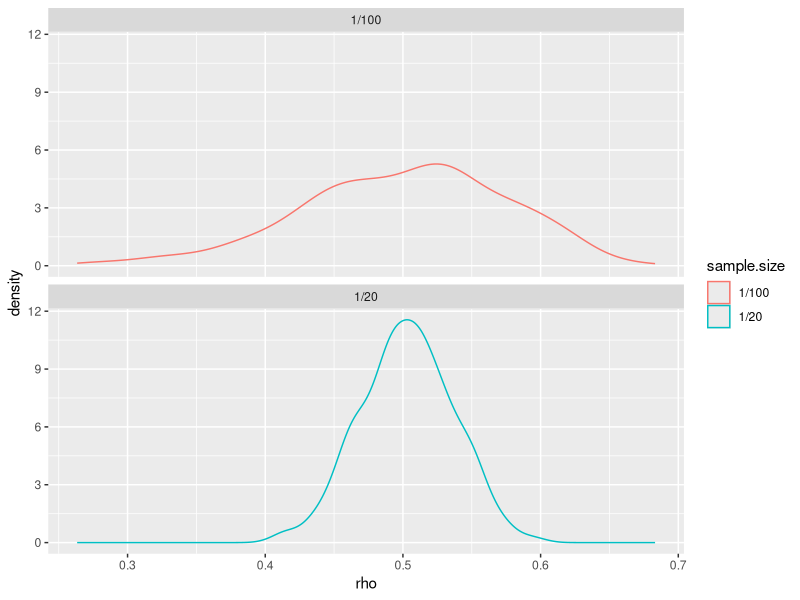

Source code (R):
library(ggplot2)

set.seed(100)
N <- 10000
Sigma <- matrix(c(1, 0.5, 0.5, 1), nrow = 2)
X <- matrix(c(rnorm(N), rnorm(N)), nrow= 2)
L <- chol(Sigma)
Z <-t(L) %*% X
y <- Z[1,]
x <- Z[2,]

df <- data.frame(x = x,y = y)

SimCorrelation <- function(sample.frac){
  sample.size <- sample.frac*N
  sim.values <- c()
  num.interations <- 500
  for (i in 1:num.interations){
    df.sample <- df[sample(1:N,sample.size, replace = TRUE),]
    rho <- with(df.sample, cor(x,y))
    sim.values <- c(sim.values, rho)
  }
  sim.values
}

df.20 <- data.frame(rho = SimCorrelation(1/20), sample.size = "1/20")
df.100 <- data.frame(rho = SimCorrelation(1/100), sample.size = "1/100")

df.combo <- rbind(df.20, df.100)

ggplot(data = df.combo, aes(x = rho, colour = sample.size)) +
geom_density() + facet_wrap(~sample.size, ncol = 1)
